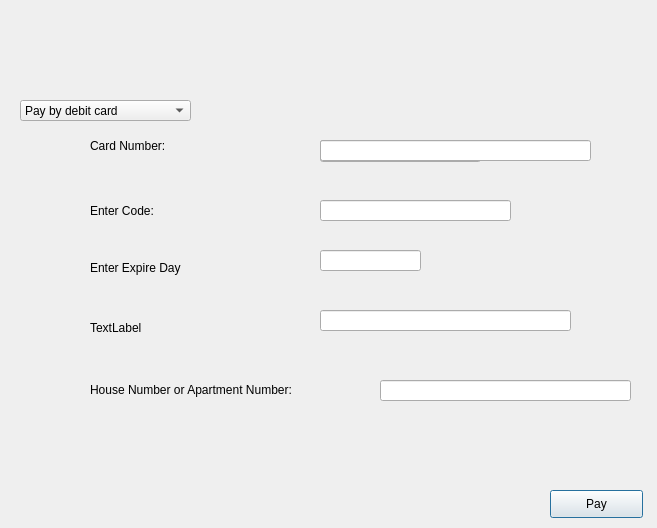
<?xml version="1.0" encoding="UTF-8"?>
<ui version="4.0">
 <class>pay</class>
 <widget class="QDialog" name="pay">
  <property name="geometry">
   <rect>
    <x>0</x>
    <y>0</y>
    <width>657</width>
    <height>528</height>
   </rect>
  </property>
  <property name="windowTitle">
   <string>Dialog</string>
  </property>
  <widget class="QComboBox" name="comboBox">
   <property name="geometry">
    <rect>
     <x>20</x>
     <y>100</y>
     <width>171</width>
     <height>21</height>
    </rect>
   </property>
   <item>
    <property name="text">
     <string>Pay by debit card</string>
    </property>
   </item>
   <item>
    <property name="text">
     <string>Pay by credit card</string>
    </property>
   </item>
   <item>
    <property name="text">
     <string>Cash on delivery</string>
    </property>
   </item>
  </widget>
  <widget class="QLabel" name="label">
   <property name="geometry">
    <rect>
     <x>90</x>
     <y>130</y>
     <width>111</width>
     <height>31</height>
    </rect>
   </property>
   <property name="text">
    <string>Card Number:</string>
   </property>
  </widget>
  <widget class="QLabel" name="label_2">
   <property name="geometry">
    <rect>
     <x>90</x>
     <y>200</y>
     <width>381</width>
     <height>21</height>
    </rect>
   </property>
   <property name="text">
    <string>Enter Code:</string>
   </property>
  </widget>
  <widget class="QLabel" name="label_3">
   <property name="geometry">
    <rect>
     <x>90</x>
     <y>260</y>
     <width>171</width>
     <height>16</height>
    </rect>
   </property>
   <property name="text">
    <string>Enter Expire Day</string>
   </property>
  </widget>
  <widget class="QLabel" name="label_4">
   <property name="geometry">
    <rect>
     <x>90</x>
     <y>320</y>
     <width>141</width>
     <height>16</height>
    </rect>
   </property>
   <property name="text">
    <string>TextLabel</string>
   </property>
  </widget>
  <widget class="QLabel" name="label_5">
   <property name="geometry">
    <rect>
     <x>90</x>
     <y>380</y>
     <width>301</width>
     <height>20</height>
    </rect>
   </property>
   <property name="text">
    <string>House Number or Apartment Number:</string>
   </property>
  </widget>
  <widget class="QComboBox" name="comboBox_2">
   <property name="geometry">
    <rect>
     <x>320</x>
     <y>140</y>
     <width>161</width>
     <height>22</height>
    </rect>
   </property>
   <item>
    <property name="text">
     <string>British Columbia</string>
    </property>
   </item>
   <item>
    <property name="text">
     <string>Alberta</string>
    </property>
   </item>
   <item>
    <property name="text">
     <string>Saskatchewan</string>
    </property>
   </item>
   <item>
    <property name="text">
     <string>Manitoba</string>
    </property>
   </item>
   <item>
    <property name="text">
     <string>Ontario</string>
    </property>
   </item>
   <item>
    <property name="text">
     <string>New Brunswick</string>
    </property>
   </item>
   <item>
    <property name="text">
     <string>Prince Edward Island</string>
    </property>
   </item>
   <item>
    <property name="text">
     <string>Nova Scotia</string>
    </property>
   </item>
   <item>
    <property name="text">
     <string>Newfoundland and Labrador</string>
    </property>
   </item>
   <item>
    <property name="text">
     <string>Quebec</string>
    </property>
   </item>
   <item>
    <property name="text">
     <string>Yukon</string>
    </property>
   </item>
   <item>
    <property name="text">
     <string>Northwest Territories</string>
    </property>
   </item>
   <item>
    <property name="text">
     <string>Nunavut</string>
    </property>
   </item>
  </widget>
  <widget class="QLineEdit" name="lineEdit">
   <property name="geometry">
    <rect>
     <x>320</x>
     <y>140</y>
     <width>271</width>
     <height>21</height>
    </rect>
   </property>
   <property name="echoMode">
    <enum>QLineEdit::Password</enum>
   </property>
  </widget>
  <widget class="QLineEdit" name="lineEdit_2">
   <property name="geometry">
    <rect>
     <x>320</x>
     <y>200</y>
     <width>191</width>
     <height>21</height>
    </rect>
   </property>
   <property name="echoMode">
    <enum>QLineEdit::Password</enum>
   </property>
  </widget>
  <widget class="QLineEdit" name="lineEdit_3">
   <property name="geometry">
    <rect>
     <x>320</x>
     <y>250</y>
     <width>101</width>
     <height>21</height>
    </rect>
   </property>
   <property name="echoMode">
    <enum>QLineEdit::Password</enum>
   </property>
  </widget>
  <widget class="QLineEdit" name="lineEdit_4">
   <property name="geometry">
    <rect>
     <x>320</x>
     <y>310</y>
     <width>251</width>
     <height>21</height>
    </rect>
   </property>
   <property name="echoMode">
    <enum>QLineEdit::Password</enum>
   </property>
  </widget>
  <widget class="QLineEdit" name="lineEdit_5">
   <property name="geometry">
    <rect>
     <x>380</x>
     <y>380</y>
     <width>251</width>
     <height>21</height>
    </rect>
   </property>
   <property name="echoMode">
    <enum>QLineEdit::Password</enum>
   </property>
  </widget>
  <widget class="QPushButton" name="pushButton">
   <property name="geometry">
    <rect>
     <x>550</x>
     <y>490</y>
     <width>93</width>
     <height>28</height>
    </rect>
   </property>
   <property name="text">
    <string>Pay</string>
   </property>
  </widget>
  <widget class="QLabel" name="label_6">
   <property name="geometry">
    <rect>
     <x>120</x>
     <y>30</y>
     <width>371</width>
     <height>20</height>
    </rect>
   </property>
   <property name="text">
    <string/>
   </property>
  </widget>
 </widget>
 <resources/>
 <connections/>
</ui>
